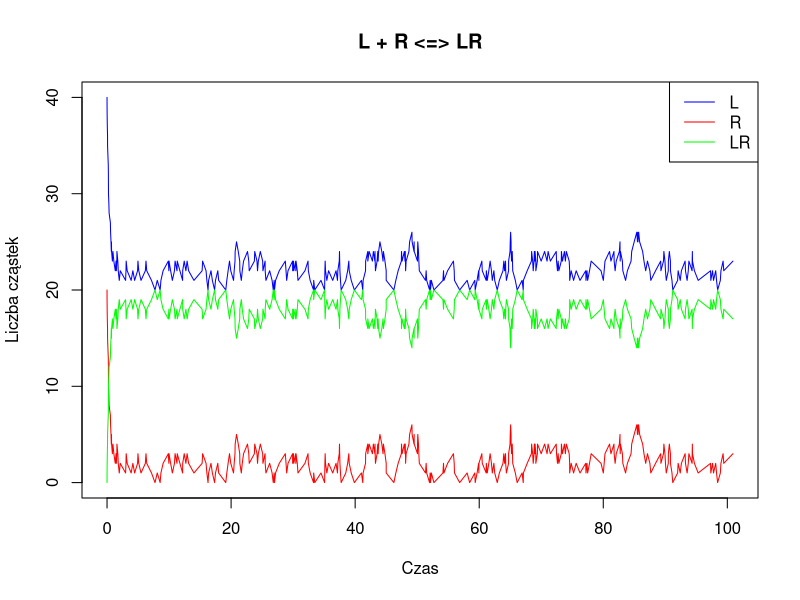
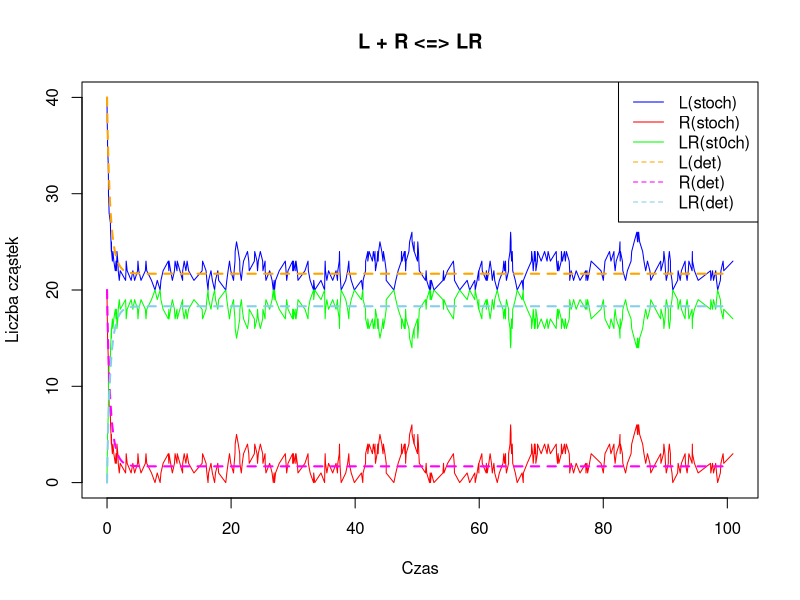

Here is the R script that generated these plots, in order:
## ---- chunk 1
library("deSolve")
## ---- chunk 2
stoch_LR <- function(k1, k2, L0, R0, LR0, t_max) {   
  L <- c(L0)   
  R <- c(R0)   
  LR <- c(LR0)   
  
  times <- c(0)   
  t_now <- 0   
  counter <- 2      
  
  while (t_now <= t_max) {     
    v1 <- k1 * L[counter-1] * R[counter-1]
    v2 <- k2 * LR[counter-1]             
    h <- v1 + v2     
    
    r1 <- runif(1)     
    r2 <- runif(1)     
    
    tau <- -log(r1) / h          
    
    if (r2 < v1 / h) {       
      L[counter] <- L[counter-1] - 1       
      R[counter] <- R[counter-1] - 1       
      LR[counter] <- LR[counter-1] + 1     }      
    else {       
      L[counter] <- L[counter-1] + 1       
      R[counter] <- R[counter-1] + 1       
      LR[counter] <- LR[counter-1] - 1     }      
    
    times[counter] <- times[counter-1] + tau     
    t_now <- t_now + tau     
    counter <- counter + 1   }      
  
  list(times = times, L = L, R = R, LR = LR) }   

res_stoch_LR <- stoch_LR(k1 = 0.05, k2 = 0.1, L0 = 40, R0 = 20, LR0 = 0, t_max = 100)
## ---- chunk 3

plot(res_stoch_LR$times, res_stoch_LR$L,
     type = "l", col = "blue",       
     xlab = "Czas", ylab = "Liczba cząstek",      
     main = "L + R <=> LR",      
     ylim = c(0, max(c(res_stoch_LR$L, res_stoch_LR$R, res_stoch_LR$LR)))) 
lines(res_stoch_LR$times, res_stoch_LR$R, col = "red") 
lines(res_stoch_LR$times, res_stoch_LR$LR, col = "green") 
legend("topright",         
       legend = c("L", "R", "LR"),         
       col = c("blue", "red", "green"),         lty = 1)
## ---- chunk 4
LR <- function(t, y, parameters){   
  k1 <- parameters[1]   
  k2 <- parameters[2]      
  
  L <- y[1]   
  R <- y[2]   
  LR <- y[3]      
  
  dL <- -k1 * L * R + k2 * LR   
  dR <- -k1 * L * R + k2 * LR   
  dLR <- k1 * L * R - k2 * LR      
  
  list(c(dL, dR, dLR)) }
## ---- chunk 5
parameters_lr <- c(k1 = 0.05, k2 = 0.1) 

inits_lr <- c(L = 40, R = 20, LR = 0) 

times <- seq(0, 100, by = 0.1)  

lr <- as.data.frame(ode(y = inits_lr, times = times, func = LR, parms = parameters_lr ))
## ---- chunk 6
plot(res_stoch_LR$times, res_stoch_LR$L,
     type = "l", col = "blue",       
     xlab = "Czas", ylab = "Liczba cząstek",      
     main = "L + R <=> LR",      
     ylim = c(0, max(c(res_stoch_LR$L, res_stoch_LR$R, res_stoch_LR$LR)))) 
lines(res_stoch_LR$times, res_stoch_LR$R, col = "red") 
lines(res_stoch_LR$times, res_stoch_LR$LR, col = "green") 
lines(lr$time, lr$L, col = "orange", lty = 2, lwd = 2) 
lines(lr$time, lr$R, col = "magenta", lty = 2, lwd = 2) 
lines(lr$time, lr$LR, col = "skyblue", lty = 2, lwd = 2) 
legend("topright",         
       legend = c("L(stoch)", "R(stoch)", "LR(st0ch)", "L(det)", "R(det)", "LR(det)"),         
       col = c("blue", "red", "green", "orange", "magenta", "skyblue"),         lty = c(1,1,1,2,2,2))
